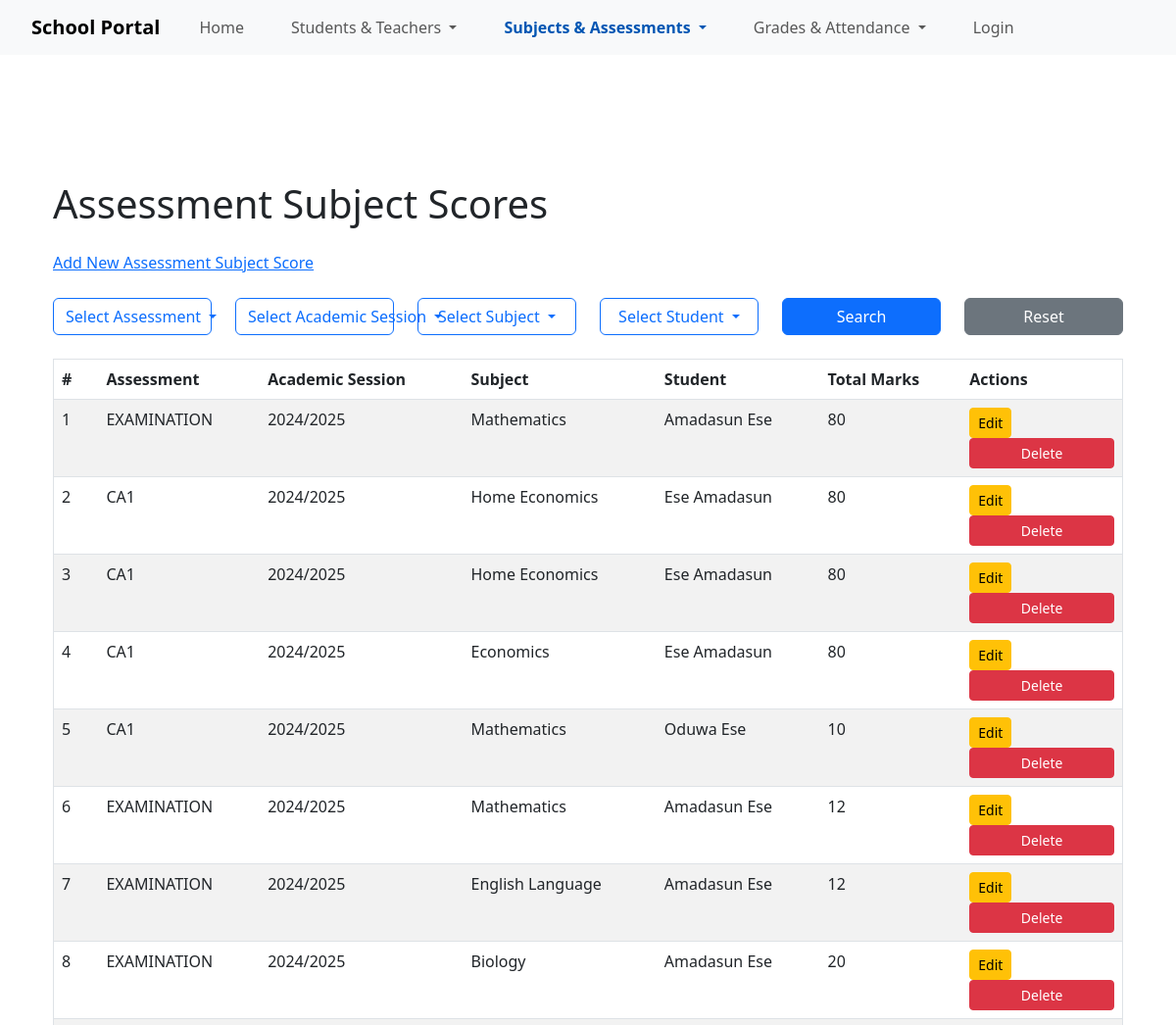
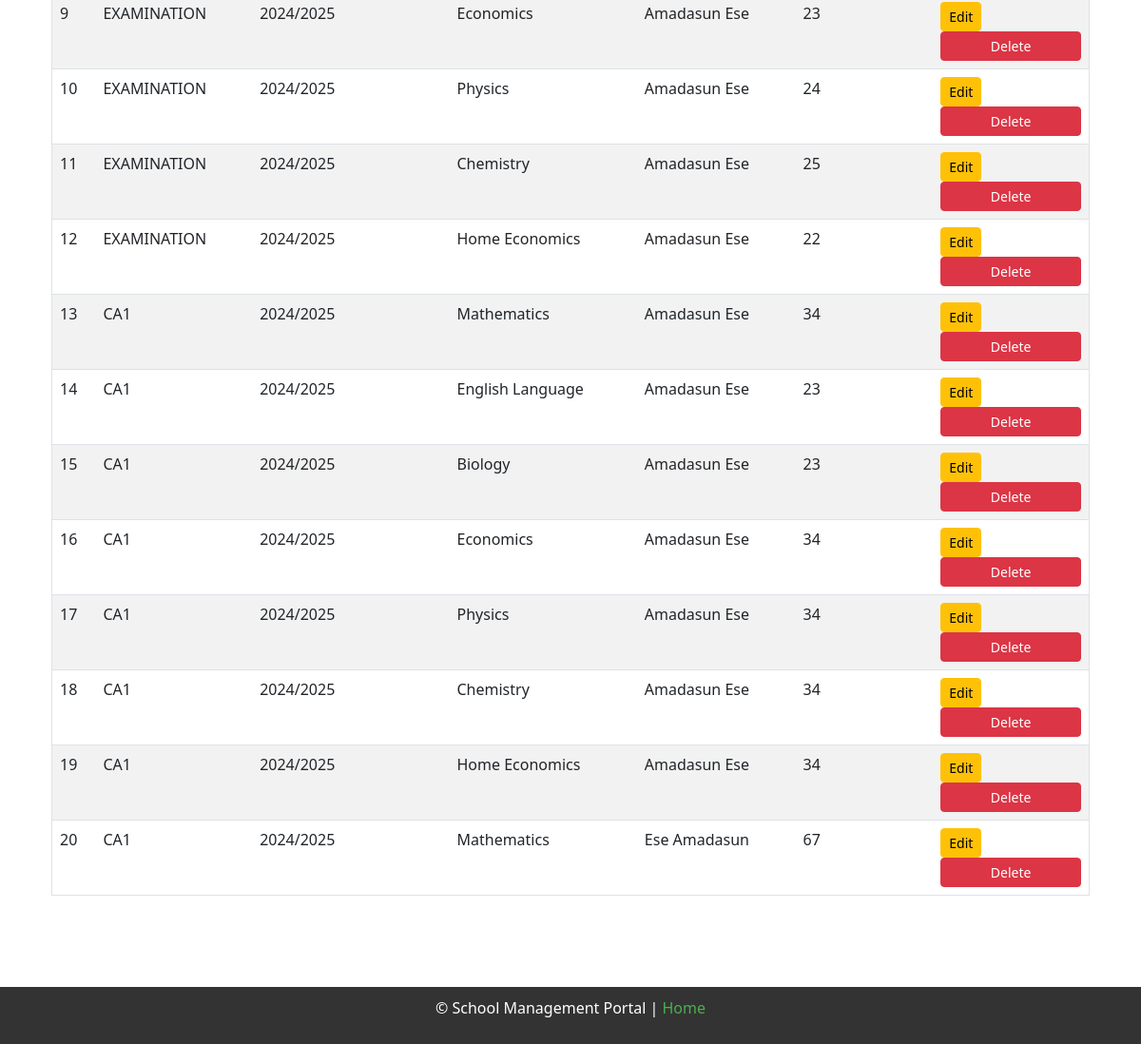
The page /assessment_subject_scores on the database its author committed (2 pictures, top to bottom).
### models.py (models this page shows)
class AssessmentSubjectScore(db.Model):
    __tablename__ = 'assessment_subject_scores'
    id = db.Column(db.Integer, primary_key=True)
    assessment_id = db.Column(db.Integer, db.ForeignKey('assessments.id'), nullable=False)
    subject_id = db.Column(db.Integer, db.ForeignKey('subjects.id', name='fk_assessment_subject_scores_subject_id'), nullable=False)
    student_id = db.Column(db.Integer, db.ForeignKey('students.id'), nullable=False)
    total_marks = db.Column(db.Integer, nullable=False)
    assessment = db.relationship('Assessment', backref=db.backref('assessment_subject_scores', lazy=True))
    subject = db.relationship('Subject', backref=db.backref('subject_ref', lazy=True))
    student = db.relationship('Student', backref=db.backref('student_assessments', lazy=True))  # Unique backref

class Assessment(db.Model):
    __tablename__ = 'assessments'
    id = db.Column(db.Integer, primary_key=True)
    name = db.Column(db.String(100), nullable=False)
    date = db.Column(db.Date, nullable=False)
    assessment_type_id = db.Column(db.Integer, db.ForeignKey('assessment_types.id'), nullable=False)
    class_id = db.Column(db.Integer, db.ForeignKey('classes.id'), nullable=False)
    academic_session = db.Column(db.String(20), nullable=False)
    term = db.Column(db.String(20), nullable=False)
    assessment_type = db.relationship('AssessmentType', backref='assessments', lazy=True)
    subject_scores = db.relationship('AssessmentSubjectScore', backref='assessmentsubjectscores', lazy=True)  # Updated backref

class Subject(db.Model):
    __tablename__ = 'subjects'
    id = db.Column(db.Integer, primary_key=True)
    name = db.Column(db.String(100), nullable=False)
    school_id = db.Column(db.Integer, db.ForeignKey('schools.id'), nullable=False)
    teacher_subjects = db.relationship('TeacherSubject', backref='teacher_subject', lazy=True)
    assessment_scores = db.relationship('AssessmentSubjectScore', backref='subject_ref', lazy=True)
    class_subjects = db.relationship('ClassSubject', backref='class_subject', lazy=True)

class Student(db.Model):
    __tablename__ = 'students'
    id = db.Column(db.Integer, primary_key=True)
    first_name = db.Column(db.String(50), nullable=False)
    last_name = db.Column(db.String(50), nullable=False)
    date_of_birth = db.Column(db.Date, nullable=False)
    enrollment_date = db.Column(db.Date, nullable=False)
    gender = db.Column(db.String(1), nullable=False)
    grade_level = db.Column(db.String(20), nullable=False)
    contact_email = db.Column(db.String(100), nullable=False)
    school_id = db.Column(
        db.Integer,
        db.ForeignKey('schools.id', name='fk_students_school_id'),
        nullable=False
    )
    class_id = db.Column(
        db.Integer,
        db.ForeignKey('classes.id', name='fk_students_class_id'),
        nullable=False
    )
    grades = db.relationship('Grade', backref='student', lazy=True)
    attendance = db.relationship('Attendance', backref='student', lazy=True)

### routes.py (the view)
@main.route('/assessment_subject_scores')
def assessment_subject_scores():
    assessment_id = request.args.get('assessment')
    academic_session = request.args.get('academic_session')
    subject_id = request.args.get('subject')
    student_id = request.args.get('student')
    query = db.session.query(
        AssessmentSubjectScore,
        Assessment.name.label('assessment_name'),
        Subject.name.label('subject_name'),
        Student.first_name,
        Student.last_name,
        AssessmentSubjectScore.total_marks,
        Assessment.academic_session
    ).join(
        Assessment, AssessmentSubjectScore.assessment_id == Assessment.id
    ).join(
        Subject, AssessmentSubjectScore.subject_id == Subject.id
    ).join(
        Student, AssessmentSubjectScore.student_id == Student.id
    )
    if assessment_id:
        query = query.filter(AssessmentSubjectScore.assessment_id == assessment_id)
    if academic_session:
        query = query.filter(Assessment.academic_session == academic_session)
    if subject_id:
        query = query.filter(AssessmentSubjectScore.subject_id == subject_id)
    if student_id:
        query = query.filter(AssessmentSubjectScore.student_id == student_id)
    scores = query.all()
    assessments = Assessment.query.all()
    academic_sessions = db.session.query(Assessment.academic_session).distinct().all()
    subjects = Subject.query.all()
    students = Student.query.all()
    return render_template(
        'assessment_subject_scores.html',
        scores=scores,
        assessments=assessments,
        academic_sessions=[session[0] for session in academic_sessions],
        subjects=subjects,
        students=students
    )

### __init__.py (called while the page is built)
def create_app():
    app = Flask(__name__)
    app.config.from_object(Config)
    app.config['UPLOAD_FOLDER'] = os.path.join(os.getcwd(), 'static/uploads')
    @app.before_request
    def before_request():
        g.current_user = current_user
    db.init_app(app)
    migrate.init_app(app, db)
    bootstrap.init_app(app)
    login_manager.init_app(app)
    login_manager.login_view = 'main.login'
    app.static_folder ='static'
    app.static_url_path = '/static'
    with app.app_context():
        from . import models
        from .routes import main
        app.register_blueprint(main)
        db.create_all()
    return app

### templates/assessment_subject_scores.html (shortened to what this page needs)
{% extends "base.html" %}
{% block content %}
<div class="container mt-5">
    <h1 class="mb-4">Assessment Subject Scores</h1>
    <div class="back-link mb-4">
        <a href="{{ url_for('main.add_assessment_score') }}">Add New Assessment Subject Score</a>
    </div>
    <form method="GET" class="mb-4">
        <div class="row">
            <div class="col-md-2">
                <div class="dropdown">
                    <button
                        class="btn btn-outline-primary dropdown-toggle w-100"
                        type="button"
                        id="dropdownAssessment"
                        data-bs-toggle="dropdown"
                        aria-expanded="false">
                        Select Assessment
                    </button>
                </div>
            </div>
            <div class="col-md-2">
                <div class="dropdown">
                    <button
                        class="btn btn-outline-primary dropdown-toggle w-100"
                        type="button"
                        id="dropdownAcademicSession"
                        data-bs-toggle="dropdown"
                        aria-expanded="false">
                        Select Academic Session
                    </button>
                </div>
            </div>
            <div class="col-md-2">
                <div class="dropdown">
                    <button
                        class="btn btn-outline-primary dropdown-toggle w-100"
                        type="button"
                        id="dropdownSubject"
                        data-bs-toggle="dropdown"
                        aria-expanded="false">
                        Select Subject
                    </button>
                </div>
            </div>
            <div class="col-md-2">
                <div class="dropdown">
                    <button
                        class="btn btn-outline-primary dropdown-toggle w-100"
                        type="button"
                        id="dropdownStudent"
                        data-bs-toggle="dropdown"
                        aria-expanded="false">
                        Select Student
                    </button>
                </div>
            </div>
            <div class="col-md-2">
                <button type="submit" class="btn btn-primary w-100">Search</button>
            </div>
            <div class="col-md-2">
                <a href="{{ url_for('main.assessment_subject_scores') }}" class="btn btn-secondary w-100">Reset</a>
            </div>
        </div>
    </form>
    <table class="table table-striped">
        <thead>
            <tr>
                <th>#</th>
                <th>Assessment</th>
                <th>Academic Session</th>
                <th>Subject</th>
                <th>Student</th>
                <th>Total Marks</th>
                <th>Actions</th>
            </tr>
        </thead>
        <tbody>
            {% for score in scores %}
            <tr>
                <td>{{ loop.index }}</td>
                <td>{{ score.assessment_name }}</td>
                <td>{{ score.academic_session }}</td>
                <td>{{ score.subject_name }}</td>
                <td>{{ score.first_name }} {{ score.last_name }}</td>
                <td>{{ score.total_marks }}</td>
                <td>
                    <a href="{{ url_for('main.edit_assessment_subject_score', id=score[0].id) }}" class="btn btn-sm btn-warning">Edit</a>
                    <form action="{{ url_for('main.delete_assessment_subject_score', id=score[0].id) }}" method="POST" style="display:inline;">
                        <button type="submit" class="btn btn-sm btn-danger" onclick="return confirm('Are you sure you want to delete this record?');">Delete</button>
                    </form>
                </td>
            </tr>
            {% endfor %}
        </tbody>
    </table>
</div>
{% endblock %}

### static/style.css (style rules this page uses)
html, body { margin: 0; padding: 0; height: 100%; font-family: Arial, sans-serif; display: flex; flex-direction: column; }
.container { flex: 1; padding: 20px; }
.container { margin: 20px; }
table { width: 100%; border-collapse: collapse; margin-top: 10px; }
table, th, td { border: 1px solid #ddd; padding: 8px; }
th { background-color: #f2f2f2; font-weight: bold; }
form { margin: 0; }
form button { background-color: #333; color: white; padding: 10px 15px; border: none; border-radius: 4px; cursor: pointer; font-size: 16px; width: 100%; }

### rows shown on the page
AssessmentSubjectScore: assessment_name "EXAMINATION", academic_session "2024/2025", subject_name "Mathematics", first_name "Amadasun", last_name "Ese", total_marks "80"
AssessmentSubjectScore: assessment_name "CA1", academic_session "2024/2025", subject_name "Home Economics", first_name "Ese", last_name "Amadasun", total_marks "80"
AssessmentSubjectScore: assessment_name "CA1", academic_session "2024/2025", subject_name "Home Economics", first_name "Ese", last_name "Amadasun", total_marks "80"
AssessmentSubjectScore: assessment_name "CA1", academic_session "2024/2025", subject_name "Economics", first_name "Ese", last_name "Amadasun", total_marks "80"
AssessmentSubjectScore: assessment_name "CA1", academic_session "2024/2025", subject_name "Mathematics", first_name "Oduwa", last_name "Ese", total_marks "10"
AssessmentSubjectScore: assessment_name "EXAMINATION", academic_session "2024/2025", subject_name "Mathematics", first_name "Amadasun", last_name "Ese", total_marks "12"
AssessmentSubjectScore: assessment_name "EXAMINATION", academic_session "2024/2025", subject_name "English Language", first_name "Amadasun", last_name "Ese", total_marks "12"
AssessmentSubjectScore: assessment_name "EXAMINATION", academic_session "2024/2025", subject_name "Biology", first_name "Amadasun", last_name "Ese", total_marks "20"
AssessmentSubjectScore: assessment_name "EXAMINATION", academic_session "2024/2025", subject_name "Economics", first_name "Amadasun", last_name "Ese", total_marks "23"
AssessmentSubjectScore: assessment_name "EXAMINATION", academic_session "2024/2025", subject_name "Physics", first_name "Amadasun", last_name "Ese", total_marks "24"
AssessmentSubjectScore: assessment_name "EXAMINATION", academic_session "2024/2025", subject_name "Chemistry", first_name "Amadasun", last_name "Ese", total_marks "25"
AssessmentSubjectScore: assessment_name "EXAMINATION", academic_session "2024/2025", subject_name "Home Economics", first_name "Amadasun", last_name "Ese", total_marks "22"
AssessmentSubjectScore: assessment_name "CA1", academic_session "2024/2025", subject_name "Mathematics", first_name "Amadasun", last_name "Ese", total_marks "34"
AssessmentSubjectScore: assessment_name "CA1", academic_session "2024/2025", subject_name "English Language", first_name "Amadasun", last_name "Ese", total_marks "23"
AssessmentSubjectScore: assessment_name "CA1", academic_session "2024/2025", subject_name "Biology", first_name "Amadasun", last_name "Ese", total_marks "23"
AssessmentSubjectScore: assessment_name "CA1", academic_session "2024/2025", subject_name "Economics", first_name "Amadasun", last_name "Ese", total_marks "34"
AssessmentSubjectScore: assessment_name "CA1", academic_session "2024/2025", subject_name "Physics", first_name "Amadasun", last_name "Ese", total_marks "34"
AssessmentSubjectScore: assessment_name "CA1", academic_session "2024/2025", subject_name "Chemistry", first_name "Amadasun", last_name "Ese", total_marks "34"
AssessmentSubjectScore: assessment_name "CA1", academic_session "2024/2025", subject_name "Home Economics", first_name "Amadasun", last_name "Ese", total_marks "34"
AssessmentSubjectScore: assessment_name "CA1", academic_session "2024/2025", subject_name "Mathematics", first_name "Ese", last_name "Amadasun", total_marks "67"
